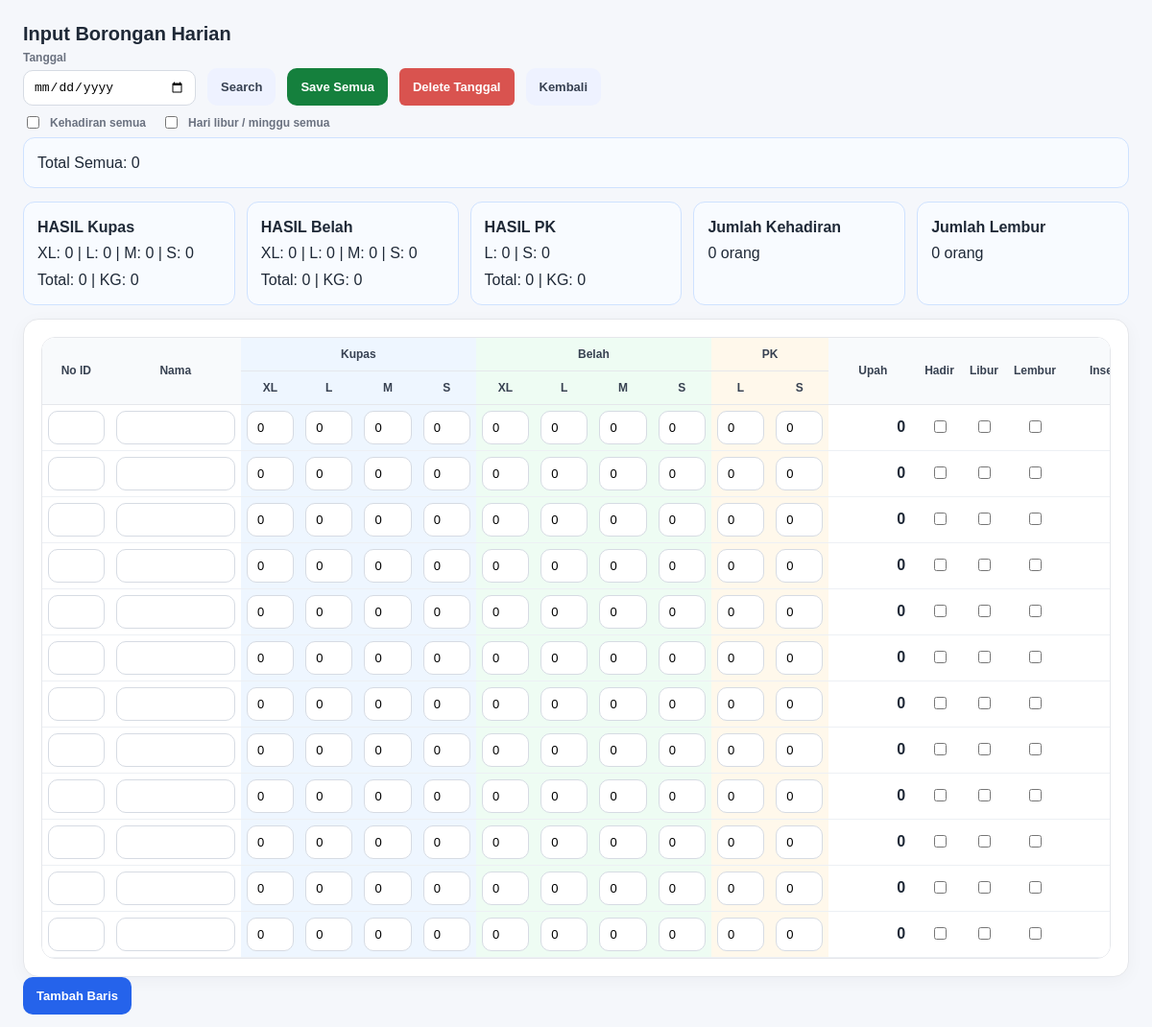
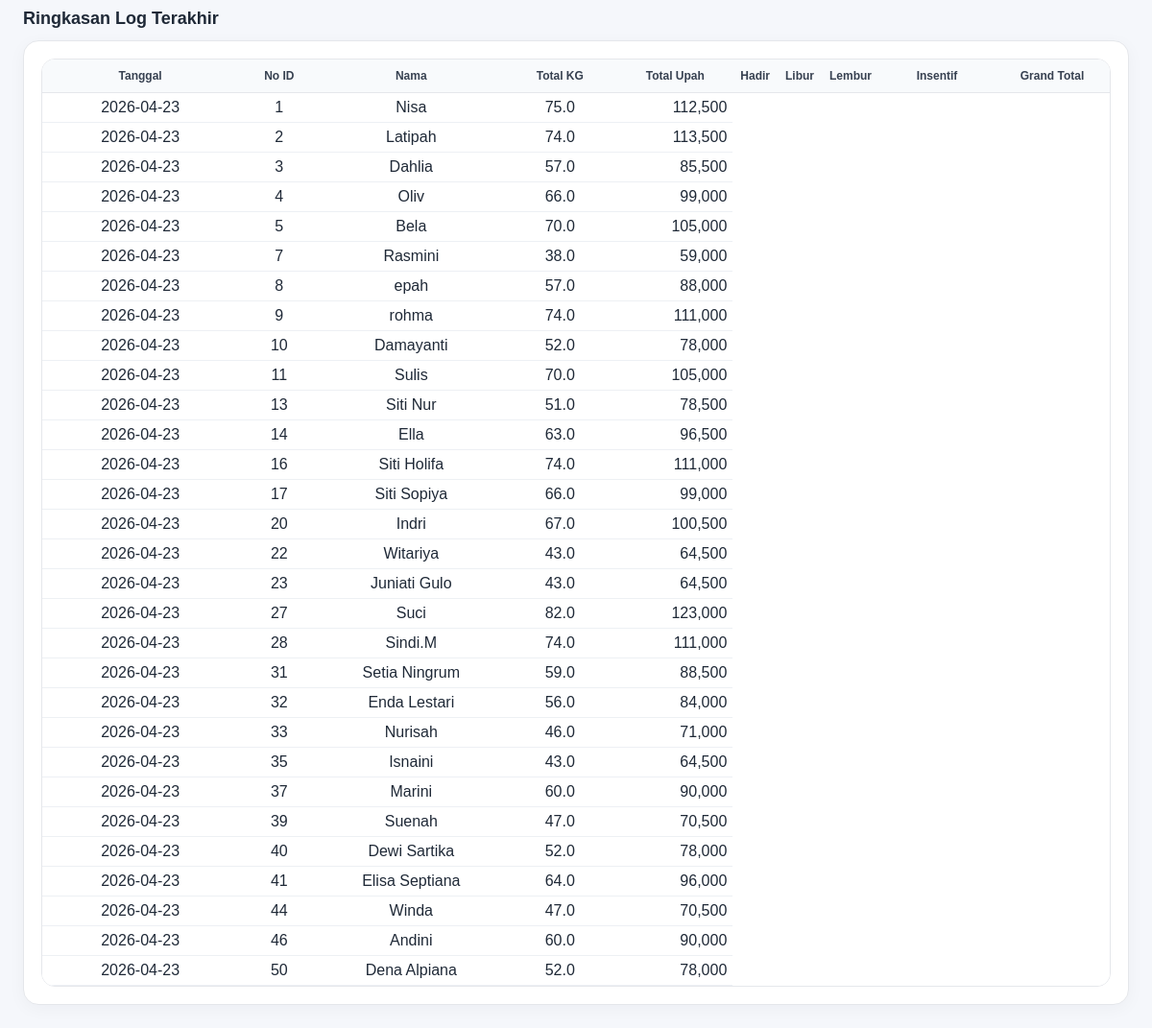
Screenshot of /karyawan/borongan (signed in) with the database file from the repository (2 pictures, top to bottom).
### tables this page shows
CREATE TABLE borongan_logs (
                        id INTEGER PRIMARY KEY AUTOINCREMENT,
                        tanggal TEXT NOT NULL,
                        no_id TEXT NOT NULL,
                        nama TEXT NOT NULL,
                    
                        kupas_xl_koin REAL NOT NULL DEFAULT 0,
                        kupas_l_koin REAL NOT NULL DEFAULT 0,
                        kupas_m_koin REAL NOT NULL DEFAULT 0,
                        kupas_s_koin REAL NOT NULL DEFAULT 0,
                    
                        belah_xl_koin REAL NOT NULL DEFAULT 0,
                        belah_l_koin REAL NOT NULL DEFAULT 0,
                        belah_m_koin REAL NOT NULL DEFAULT 0,
                        belah_s_koin REAL NOT NULL DEFAULT 0,
                    
                        pk_l_kg REAL NOT NULL DEFAULT 0,
                        pk_s_kg REAL NOT NULL DEFAULT 0,
                    
                        kupas_xl_kg REAL NOT NULL DEFAULT 0,
                        kupas_l_kg REAL NOT NULL DEFAULT 0,
                        kupas_m_kg REAL NOT NULL DEFAULT 0,
                        kupas_s_kg REAL NOT NULL DEFAULT 0,
                    
                        belah_xl_kg REAL NOT NULL DEFAULT 0,
                        belah_l_kg REAL NOT NULL DEFAULT 0,
                        belah_m_kg REAL NOT NULL DEFAULT 0,
                        belah_s_kg REAL NOT NULL DEFAULT 0,
                    
                        pk_l_kg_final REAL NOT NULL DEFAULT 0,
                        pk_s_kg_final REAL NOT NULL DEFAULT 0,
                    
                        rate_kupas_xl REAL NOT NULL DEFAULT 0,
                        rate_kupas_l REAL NOT NULL DEFAULT 0,
                        rate_kupas_m REAL NOT NULL DEFAULT 0,
                        rate_kupas_s REAL NOT NULL DEFAULT 0,
                    
                        rate_belah_xl REAL NOT NULL DEFAULT 0,
                        rate_belah_l REAL NOT NULL DEFAULT 0,
                        rate_belah_m REAL NOT NULL DEFAULT 0,
                        rate_belah_s REAL NOT NULL DEFAULT 0,
                    
                        rate_pk_l REAL NOT NULL DEFAULT 0,
                        rate_pk_s REAL NOT NULL DEFAULT 0,
                    
                        subtotal_kupas_xl REAL NOT NULL DEFAULT 0,
                        subtotal_kupas_l REAL NOT NULL DEFAULT 0,
                        subtotal_kupas_m REAL NOT NULL DEFAULT 0,
                        subtotal_kupas_s REAL NOT NULL DEFAULT 0,
                    
                        subtotal_belah_xl REAL NOT NULL DEFAULT 0,
                        subtotal_belah_l REAL NOT NULL DEFAULT 0,
                        subtotal_belah_m REAL NOT NULL DEFAULT 0,
                        subtotal_belah_s REAL NOT NULL DEFAULT 0,
                    
                        subtotal_pk_l REAL NOT NULL DEFAULT 0,
                        subtotal_pk_s REAL NOT NULL DEFAULT 0,
                    
                        total_kg REAL NOT NULL DEFAULT 0,
                        total_upah REAL NOT NULL DEFAULT 0,
                    
                        created_at TEXT NOT NULL DEFAULT CURRENT_TIMESTAMP,
                        updated_at TEXT NOT NULL DEFAULT CURRENT_TIMESTAMP, hadir INTEGER NOT NULL DEFAULT 0, hari_libur INTEGER NOT NULL DEFAULT 0, lembur INTEGER NOT NULL DEFAULT 0, insentif_kehadiran REAL NOT NULL DEFAULT 0, insentif_libur REAL NOT NULL DEFAULT 0, insentif_lembur REAL NOT NULL DEFAULT 0, total_insentif REAL NOT NULL DEFAULT 0, grand_total REAL NOT NULL DEFAULT 0,
                    
                        UNIQUE (tanggal, no_id)
                    );

### karyawan/routes.py (the view)
@karyawan_bp.route("/borongan", methods=["GET"])
@login_required
@role_required("admin","absensi")
def borongan_index():
    conn = get_conn()
    setting_rows = conn.execute("""
        SELECT kode, nilai
        FROM payroll_settings
        WHERE aktif = 1
    """).fetchall()
    setting_map = {r["kode"]: float(r["nilai"] or 0) for r in setting_rows}
    rates = conn.execute("""
        SELECT
            wt.kode AS work_kode,
            s.kode AS size_kode,
            wr.harga_per_kg
        FROM work_rates wr
        JOIN work_types wt ON wt.id = wr.work_type_id
        JOIN sizes s ON s.id = wr.size_id
        WHERE wr.aktif = 1
        ORDER BY wt.kode, s.urutan
    """).fetchall()
    rate_map = {}
    for r in rates:
        key = f"{r['work_kode']}_{r['size_kode']}"
        rate_map[key] = float(r["harga_per_kg"] or 0)
    recent_summary = conn.execute("""
        SELECT
            tanggal,
            no_id,
            nama,
            total_kg,
            total_upah
        FROM borongan_logs
        ORDER BY tanggal DESC, CAST(no_id AS INTEGER), no_id
        LIMIT 30
    """).fetchall()
    conn.close()
    return render_template(
        "karyawan/borongan.html",
        rate_map_json=json.dumps(rate_map),setting_map_json=json.dumps(setting_map),
        recent_summary=recent_summary
    )

### helpers/auth.py (called while the page is built)
def require_login():
    return session.get("user") is not None

def login_required(func):
    from functools import wraps
    @wraps(func)
    def wrapper(*args, **kwargs):
        if not require_login():
            return redirect(url_for("login"))
        return func(*args, **kwargs)
    return wrapper

def role_required(*roles):
    from functools import wraps
    def decorator(func):
        @wraps(func)
        def wrapper(*args, **kwargs):
            if session.get("role") not in roles:
                return redirect(url_for("dashboard"))
            return func(*args, **kwargs)
        return wrapper
    return decorator

### helpers/db.py (called while the page is built)
def get_conn():
    conn = sqlite3.connect(DB_PATH, timeout=30)
    conn.row_factory = sqlite3.Row
    conn.execute("PRAGMA foreign_keys = ON;")
    conn.execute("PRAGMA journal_mode = WAL;")
    return conn

### karyawan/templates/karyawan/borongan.html (shortened to what this page needs)
<!DOCTYPE html>
<html>
<head>
</head>
<body>
<div class="page-wrap">
    <div class="page-title">Input Borongan Harian</div>
    <div class="topbar">
    <div class="field-group">
        <label for="tanggal">Tanggal</label>
        <input type="date" id="tanggal">
    </div>
        <button type="button" class="btn btn-link" id="btnSearch">Search</button>
        <button type="button" class="btn btn-save" id="btnSaveAll">Save Semua</button>
        <button type="button" class="btn btn-danger" id="btnDeleteTanggal">Delete Tanggal</button>
         <a class="btn btn-link" href="{{ url_for('karyawan.karyawan_index') }}">Kembali</a>
    </div>
<div class="field-group" style="display:flex; gap:16px; align-items:center; margin-top:8px;">
    <label style="display:flex; align-items:center; gap:8px;">
        <input type="checkbox" id="checkHadirSemua">
        Kehadiran semua
    </label>
    <label style="display:flex; align-items:center; gap:8px;">
        <input type="checkbox" id="checkLiburSemua">
        Hari libur / minggu semua
    </label>
</div>
        <div class="hasil-item">
            Total Semua: <span id="grandTotal">0</span>
        </div>
    </div>
<div class="hasil-summary-grid">
<div class="hasil-item">
    <strong>HASIL Kupas</strong><br>
    XL: <span id="sumKupasXL">0</span> |
    L: <span id="sumKupasL">0</span> |
    M: <span id="sumKupasM">0</span> |
    S: <span id="sumKupasS">0</span><br>
    Total: <span id="sumKupasTotal">0</span> |
    KG: <span id="sumKupasKG">0</span>
</div>
    <div class="hasil-item">
    <strong>HASIL Belah</strong><br>
    XL: <span id="sumBelahXL">0</span> |
    L: <span id="sumBelahL">0</span> |
    M: <span id="sumBelahM">0</span> |
    S: <span id="sumBelahS">0</span><br>
    Total: <span id="sumBelahTotal">0</span> |
    KG: <span id="sumBelahKG">0</span>
</div>
    <div class="hasil-item">
        <strong>HASIL PK</strong><br>
        L: <span id="sumPKL">0</span> |
        S: <span id="sumPKS">0</span>
        <br>
        Total: <span id="sumPKTotal">0</span>
        | KG: <span id="sumPKKG">0</span>
    </div>
    <div class="hasil-item">
        <strong>Jumlah Kehadiran</strong><br>
        <span id="sumHadirOrang">0</span> orang
    </div>
    <div class="hasil-item">
        <strong>Jumlah Lembur</strong><br>
        <span id="sumLemburOrang">0</span> orang
    </div>
</div>
<div class="card grid-card">
    <div class="table-wrap">
        <table id="gridTable">
            <thead>
                <tr>
                    <th rowspan="2" class="col-noid">No ID</th>
                    <th rowspan="2" class="col-nama">Nama</th>
                    <th colspan="4" class="kupas">Kupas</th>
                    <th colspan="4" class="belah">Belah</th>
                    <th colspan="2" class="pk">PK</th>
                    <th rowspan="2" class="col-total">Upah</th>
                    <th rowspan="2" class="col-box">Hadir</th>
                    <th rowspan="2" class="col-box">Libur</th>
                    <th rowspan="2" class="col-box">Lembur</th>
                    <th rowspan="2" class="col-total">Insentif</th>
                </tr>
                <tr>
                    <th class="col-small kupas">XL</th>
                    <th class="col-small kupas">L</th>
                    <th class="col-small kupas">M</th>
                    <th class="col-small kupas">S</th>
                    <th class="col-small belah">XL</th>
                    <th class="col-small belah">L</th>
                    <th class="col-small belah">M</th>
                    <th class="col-small belah">S</th>
                    <th class="col-small pk">L</th>
                    <th class="col-small pk">S</th>
                </tr>
            </thead>
            <tbody id="gridBody"></tbody>
        </table>
    </div>
</div>
        <button type="button" class="btn btn-add" id="btnAddRow">Tambah Baris</button>
            <div class="section-title">Ringkasan Log Terakhir</div>
<div class="card">
    <div class="mini-table-wrap">
        <table>
            <thead>
                <tr>
                    <th class="col-date">Tanggal</th>
                    <th class="col-noid">No ID</th>
                    <th class="col-nama">Nama</th>
                    <th class="col-total">Total KG</th>
                    <th class="col-total">Total Upah</th>
                    <th class="col-box">Hadir</th>
                    <th class="col-box">Libur</th>
                    <th class="col-box">Lembur</th>
                    <th class="col-total">Insentif</th>
                    <th class="col-total">Grand Total</th>
                </tr>
            </thead>
            <tbody>
                    {% for row in recent_summary %}
                    <tr>
                        <td>{{ row.tanggal }}</td>
                        <td>{{ row.no_id }}</td>
                        <td>{{ row.nama }}</td>
                        <td>{{ row.total_kg }}</td>
                        <td class="right">{{ "{:,.0f}".format(row.total_upah or 0) }}</td>
                    </tr>
                    {% endfor %}
                </tbody>
            </table>
        </div>
    </div>
</body>
</html>

### karyawan/templates/karyawan/borongan.html (style rules this page uses)
:root { --bg: #f5f7fb; --card: #ffffff; --border: #e5e7eb; --text: #1f2937; --muted: #6b7280; --kupas: #eef6ff; --belah: #eefcf3; --pk: #fff8eb; --total: white; --primary: #2563eb; --primary-dark: #1d4ed8; --success: #15803d; --success-dark: #166534; --danger: #dc2626; }
* { box-sizing: border-box; }
body { font-family: Arial, sans-serif; background: var(--bg); color: var(--text); margin: 0; padding: 24px; }
.page-wrap { max-width: 1500px; margin: 0 auto; }
.page-title { font-size: 20px; font-weight: 700; margin-bottom: 6px; }
.card { background: var(--card); border: 1px solid var(--border); border-radius: 16px; padding: 18px; box-shadow: 0 4px 18px rgba(15, 23, 42, 0.04); }
.topbar { display: flex; gap: 12px; align-items: end; flex-wrap: wrap; }
.field-group label { display: block; font-size: 12px; font-weight: 600; color: var(--muted); margin-bottom: 6px; }
.field-group input[type="date"] { min-width: 180px; }
input[type="text"], input[type="number"], input[type="date"], select, textarea { width: 100%; padding: 9px 10px; border: 1px solid #d6dbe3; border-radius: 10px; outline: none; background: white; transition: 0.15s ease; font-size: 13px; }
.btn { border: none; border-radius: 10px; padding: 10px 14px; font-size: 13px; font-weight: 600; cursor: pointer; text-decoration: none; display: inline-flex; align-items: center; justify-content: center; min-height: 39px; }
.btn-danger { background: #d9534f; color: white; border-radius: 6px; padding: 8px 14px; }
.btn-add { background: var(--primary); color: white; }
.btn-save { background: var(--success); color: white; }
.btn-link { background: #eef2ff; color: #374151; }
.grid-card { overflow: hidden; }
.table-wrap { overflow-x: auto; border-radius: 14px; border: 1px solid var(--border); }
table { width: 100%; border-collapse: separate; border-spacing: 0; min-width: 1320px; background: white; }
thead th { position: sticky; top: 0; z-index: 2; background: #f8fafc; color: #374151; font-size: 12px; font-weight: 700; border-bottom: 1px solid var(--border); padding: 10px 8px; text-align: center; white-space: nowrap; }
tbody td { border-bottom: 1px solid #edf0f4; padding: 6px; text-align: center; background: white; }
.kupas { background: var(--kupas) !important; }
.belah { background: var(--belah) !important; }
.pk { background: var(--pk) !important; }
.section-title { font-size: 18px; font-weight: 700; margin: 22px 0 12px; }
.right { text-align: right; }
.mini-table-wrap { overflow-x: auto; border-radius: 14px; border: 1px solid var(--border); background: white; }
.mini-table-wrap table { min-width: 700px; }
.hasil-summary-grid { display:grid; grid-template-columns: repeat(auto-fit, minmax(220px, 1fr)); gap:12px; margin:14px 0; }
.hasil-item { background:#f8fbff; border:1px solid #cfe2ff; width : 40 px; border-radius:12px; padding:12px 14px; line-height:1.7; }
.mini-table-wrap th { background: #f8fafc; }
.col-box { width : 30px; }
.col-noid { width: 85px; }
.col-nama { width: 190px; }
.col-small { width: 78px; }
.col-total { width: 120px; }

### rows the page displays
borongan_logs: tanggal "2026-04-23", no_id "1", nama "Nisa", total_kg "75.0", total_upah "112,500"
borongan_logs: tanggal "2026-04-23", no_id "2", nama "Latipah", total_kg "74.0", total_upah "113,500"
borongan_logs: tanggal "2026-04-23", no_id "3", nama "Dahlia", total_kg "57.0", total_upah "85,500"
borongan_logs: tanggal "2026-04-23", no_id "4", nama "Oliv", total_kg "66.0", total_upah "99,000"
borongan_logs: tanggal "2026-04-23", no_id "5", nama "Bela", total_kg "70.0", total_upah "105,000"
borongan_logs: tanggal "2026-04-23", no_id "7", nama "Rasmini", total_kg "38.0", total_upah "59,000"
borongan_logs: tanggal "2026-04-23", no_id "8", nama "epah", total_kg "57.0", total_upah "88,000"
borongan_logs: tanggal "2026-04-23", no_id "9", nama "rohma", total_kg "74.0", total_upah "111,000"
borongan_logs: tanggal "2026-04-23", no_id "10", nama "Damayanti", total_kg "52.0", total_upah "78,000"
borongan_logs: tanggal "2026-04-23", no_id "11", nama "Sulis", total_kg "70.0", total_upah "105,000"
borongan_logs: tanggal "2026-04-23", no_id "13", nama "Siti Nur", total_kg "51.0", total_upah "78,500"
borongan_logs: tanggal "2026-04-23", no_id "14", nama "Ella", total_kg "63.0", total_upah "96,500"
borongan_logs: tanggal "2026-04-23", no_id "16", nama "Siti Holifa", total_kg "74.0", total_upah "111,000"
borongan_logs: tanggal "2026-04-23", no_id "17", nama "Siti Sopiya", total_kg "66.0", total_upah "99,000"
borongan_logs: tanggal "2026-04-23", no_id "20", nama "Indri", total_kg "67.0", total_upah "100,500"
borongan_logs: tanggal "2026-04-23", no_id "22", nama "Witariya", total_kg "43.0", total_upah "64,500"
borongan_logs: tanggal "2026-04-23", no_id "23", nama "Juniati Gulo", total_kg "43.0", total_upah "64,500"
borongan_logs: tanggal "2026-04-23", no_id "27", nama "Suci", total_kg "82.0", total_upah "123,000"
borongan_logs: tanggal "2026-04-23", no_id "28", nama "Sindi.M", total_kg "74.0", total_upah "111,000"
borongan_logs: tanggal "2026-04-23", no_id "31", nama "Setia Ningrum", total_kg "59.0", total_upah "88,500"
borongan_logs: tanggal "2026-04-23", no_id "32", nama "Enda Lestari", total_kg "56.0", total_upah "84,000"
borongan_logs: tanggal "2026-04-23", no_id "33", nama "Nurisah", total_kg "46.0", total_upah "71,000"
borongan_logs: tanggal "2026-04-23", no_id "35", nama "Isnaini", total_kg "43.0", total_upah "64,500"
borongan_logs: tanggal "2026-04-23", no_id "37", nama "Marini", total_kg "60.0", total_upah "90,000"
borongan_logs: tanggal "2026-04-23", no_id "39", nama "Suenah", total_kg "47.0", total_upah "70,500"
borongan_logs: tanggal "2026-04-23", no_id "40", nama "Dewi Sartika", total_kg "52.0", total_upah "78,000"
borongan_logs: tanggal "2026-04-23", no_id "41", nama "Elisa Septiana", total_kg "64.0", total_upah "96,000"
borongan_logs: tanggal "2026-04-23", no_id "44", nama "Winda", total_kg "47.0", total_upah "70,500"
borongan_logs: tanggal "2026-04-23", no_id "46", nama "Andini", total_kg "60.0", total_upah "90,000"
borongan_logs: tanggal "2026-04-23", no_id "50", nama "Dena Alpiana", total_kg "52.0", total_upah "78,000"
